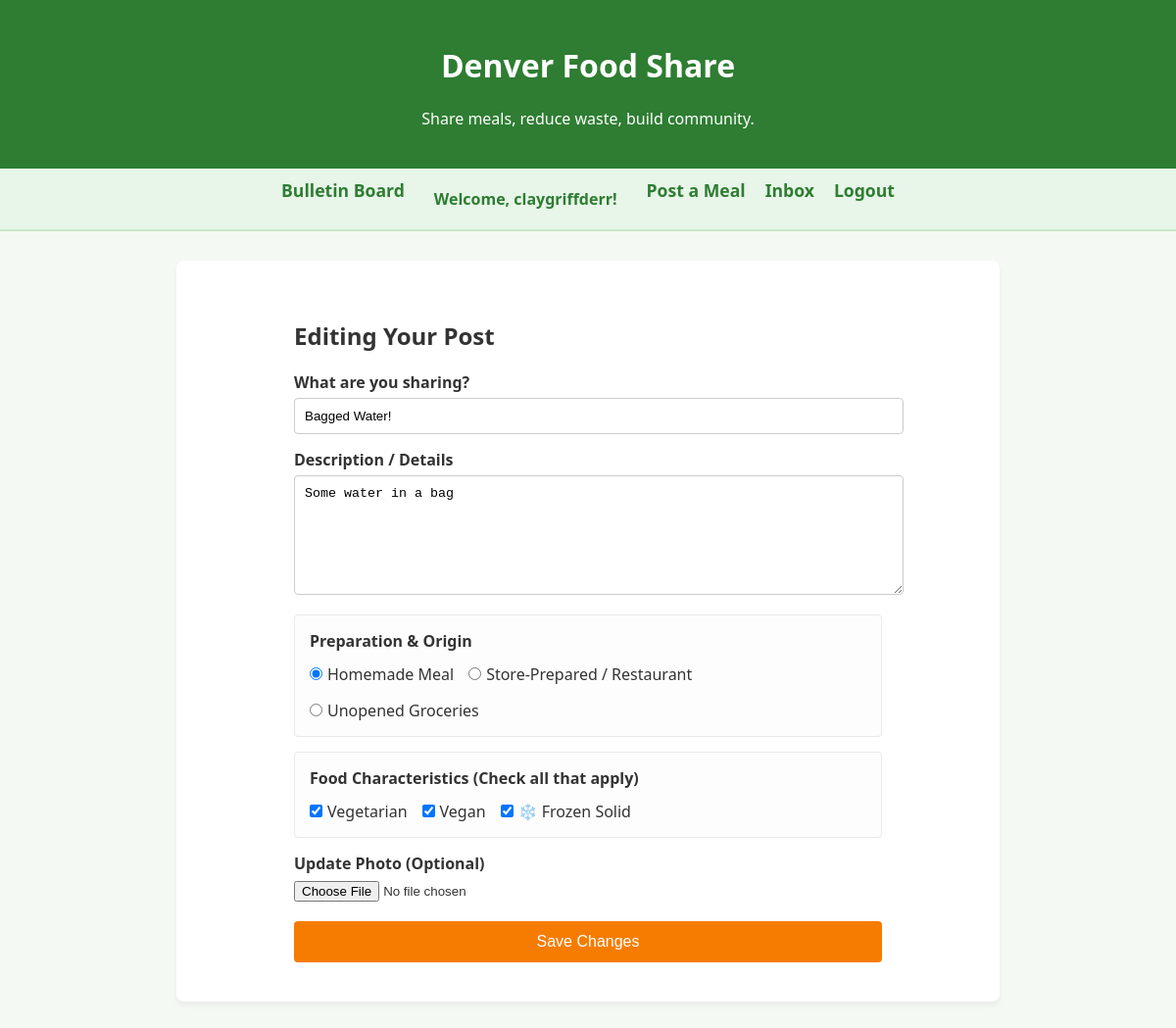
The app's page /edit_post/1 (signed in) with its own data.
### app.py (models this page shows)
class User(db.Model, UserMixin):
    __tablename__ = 'users'
    id = db.Column(db.Integer, primary_key=True)
    username = db.Column(db.String(50), nullable=False, unique=True)
    email_encrypted = db.Column(db.String(255), nullable=False, unique=True)
    password_hash = db.Column(db.String(255), nullable=False)
    latitude = db.Column(db.Float, nullable=True)
    longitude = db.Column(db.Float, nullable=True)

class Post(db.Model):
    __tablename__ = 'posts'
    id = db.Column(db.Integer, primary_key=True)
    title = db.Column(db.String(100), nullable=False)
    description = db.Column(db.Text, nullable=False)
    timestamp = db.Column(db.DateTime, default=lambda: datetime.now(timezone.utc))
    status = db.Column(db.String(20), default='active')
    image_url = db.Column(db.String(255), nullable=True)
    uploader_id = db.Column(db.Integer, db.ForeignKey('users.id'), nullable=False)
    is_vegetarian = db.Column(db.Boolean, default=False)
    is_vegan = db.Column(db.Boolean, default=False)
    prep_type = db.Column(db.String(30), default='homemade') # homemade, store_bought, groceries
    is_frozen = db.Column(db.Boolean, default=False)
    uploader = db.relationship('User', backref='posts')

### app.py (the view, shortened to what this page needs)
@app.route('/edit_post/<int:post_id>', methods=['GET', 'POST'])
@login_required
def edit_post(post_id):
    post = Post.query.get_or_404(post_id)
    if post.uploader_id != current_user.id:
        return redirect(url_for('home'))
    return render_template('edit_post.html', post=post)

### app.py (called while the page is built)
@login_manager.user_loader
def load_user(user_id):
    return User.query.get(int(user_id))

### templates/edit_post.html (shortened to what this page needs)
{% extends "base.html" %}
{% block content %}
<div style="max-width: 600px; margin: 0 auto; padding: 20px;">
    <h2>Editing Your Post</h2>
    <form action="/edit_post/{{ post.id }}" method="POST" enctype="multipart/form-data">
        <label style="display: block; margin-bottom: 5px; font-weight: bold;">What are you sharing?</label>
        <input type="text" name="title" required value="{{ post.title }}" style="width: 100%; padding: 10px; margin-bottom: 15px; border: 1px solid #ccc; border-radius: 4px;">
        <label style="display: block; margin-bottom: 5px; font-weight: bold;">Description / Details</label>
        <textarea name="description" required style="width: 100%; padding: 10px; margin-bottom: 15px; border: 1px solid #ccc; border-radius: 4px; height: 100px;">{{ post.description }}</textarea>
        <div style="margin-bottom: 15px; background: #fdfdfd; padding: 15px; border: 1px solid #eaeaea; border-radius: 4px;">
            <span style="display: block; font-weight: bold; margin-bottom: 12px;">Preparation & Origin</span>
            <div style="display: flex; flex-wrap: wrap; gap: 15px;">
                <label style="font-weight: normal; display: inline-flex; align-items: center; white-space: nowrap;">
                    <input type="radio" name="prep_type" value="homemade" {% if post.prep_type == 'homemade' %}checked{% endif %} style="margin: 0 5px 0 0;"> Homemade Meal
                </label>
                <label style="font-weight: normal; display: inline-flex; align-items: center; white-space: nowrap;">
                    <input type="radio" name="prep_type" value="store_bought" {% if post.prep_type == 'store_bought' %}checked{% endif %} style="margin: 0 5px 0 0;"> Store-Prepared / Restaurant
                </label>
                <label style="font-weight: normal; display: inline-flex; align-items: center; white-space: nowrap;">
                    <input type="radio" name="prep_type" value="groceries" {% if post.prep_type == 'groceries' %}checked{% endif %} style="margin: 0 5px 0 0;"> Unopened Groceries
                </label>
            </div>
        </div>
        <div style="margin-bottom: 15px; background: #fdfdfd; padding: 15px; border: 1px solid #eaeaea; border-radius: 4px;">
            <span style="display: block; font-weight: bold; margin-bottom: 12px;">Food Characteristics (Check all that apply)</span>
            <div style="display: flex; flex-wrap: wrap; gap: 15px;">
                <label style="font-weight: normal; display: inline-flex; align-items: center; white-space: nowrap;">
                    <input type="checkbox" name="is_vegetarian" {% if post.is_vegetarian %}checked{% endif %} style="margin: 0 5px 0 0;"> Vegetarian
                </label>
                <label style="font-weight: normal; display: inline-flex; align-items: center; white-space: nowrap;">
                    <input type="checkbox" name="is_vegan" {% if post.is_vegan %}checked{% endif %} style="margin: 0 5px 0 0;"> Vegan
                </label>
                <label style="font-weight: normal; display: inline-flex; align-items: center; white-space: nowrap;">
                    <input type="checkbox" name="is_frozen" {% if post.is_frozen %}checked{% endif %} style="margin: 0 5px 0 0;"> ❄️ Frozen Solid
                </label>
            </div>
        </div>
        <label style="display: block; margin-bottom: 5px; font-weight: bold;">Update Photo (Optional)</label>
        <input type="file" name="image" accept="image/*" style="margin-bottom: 20px;">
        <button type="submit" style="background-color: #f57c00; color: white; border: none; padding: 12px 20px; font-size: 16px; border-radius: 4px; cursor: pointer; width: 100%;">Save Changes</button>
    </form>
</div>
{% endblock %}

### templates/base.html (shortened to what this page needs)
<!DOCTYPE html>
<html lang="en">
<head>
    <link rel="stylesheet" href="https://unpkg.com/leaflet@1.9.4/dist/leaflet.css" />
</head>
<body>
    <header>
        <h1>Denver Food Share</h1>
        <p>Share meals, reduce waste, build community.</p>
    </header>
    <nav>
        <a href="/">Bulletin Board</a>
        {% if current_user.is_authenticated %}
            <span style="color: #2e7d32; font-weight: bold; padding: 10px;">Welcome, {{ current_user.username }}!</span>
            <a href="/create_post">Post a Meal</a>
            <a href="/inbox">Inbox</a>
            <a href="/logout">Logout</a>
        {% else %}
            <a href="/login">Login</a>
            <a href="/register">Sign Up</a>
        {% endif %}
    </nav>
    <div class="container">
        {% block content %}{% endblock %}
    </div>
</body>
</html>

### templates/base.html (style rules this page uses)
body { font-family: 'Segoe UI', Tahoma, Geneva, Verdana, sans-serif; margin: 0; padding: 0; background-color: #f4f9f4; color: #333; }
header { background-color: #2e7d32; color: white; padding: 1.5rem; text-align: center; }
nav { display: flex; justify-content: center; gap: 20px; padding: 10px; background: #e8f5e9; border-bottom: 2px solid #c8e6c9; }
nav a { text-decoration: none; color: #2e7d32; font-weight: bold; font-size: 1.1rem; transition: color 0.2s; }
.container { max-width: 800px; margin: 30px auto; padding: 20px; background: white; border-radius: 8px; box-shadow: 0 4px 6px rgba(0,0,0,0.05); }

### records on screen
User: username "claygriffderr"
Post: title "Bagged Water!", description "Some water in a bag", prep_type "☑ Homemade Meal", prep_type "☐ Store-Prepared / Restaurant", prep_type "☐ Unopened Groceries", is_vegetarian "☑", is_vegan "☑", is_frozen "☑"
